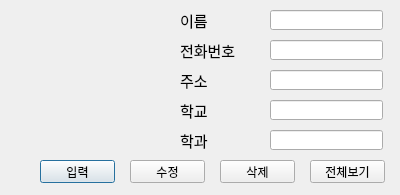
<?xml version="1.0" encoding="UTF-8"?>
<ui version="4.0">
 <class>Dialog</class>
 <widget class="QDialog" name="Dialog">
  <property name="geometry">
   <rect>
    <x>0</x>
    <y>0</y>
    <width>400</width>
    <height>195</height>
   </rect>
  </property>
  <property name="windowTitle">
   <string>Dialog</string>
  </property>
  <widget class="QLineEdit" name="lineEdit">
   <property name="geometry">
    <rect>
     <x>270</x>
     <y>10</y>
     <width>113</width>
     <height>20</height>
    </rect>
   </property>
  </widget>
  <widget class="QLineEdit" name="lineEdit_2">
   <property name="geometry">
    <rect>
     <x>270</x>
     <y>40</y>
     <width>113</width>
     <height>20</height>
    </rect>
   </property>
  </widget>
  <widget class="QLineEdit" name="lineEdit_3">
   <property name="geometry">
    <rect>
     <x>270</x>
     <y>70</y>
     <width>113</width>
     <height>20</height>
    </rect>
   </property>
  </widget>
  <widget class="QLineEdit" name="lineEdit_4">
   <property name="geometry">
    <rect>
     <x>270</x>
     <y>100</y>
     <width>113</width>
     <height>20</height>
    </rect>
   </property>
  </widget>
  <widget class="QLineEdit" name="lineEdit_5">
   <property name="geometry">
    <rect>
     <x>270</x>
     <y>130</y>
     <width>113</width>
     <height>20</height>
    </rect>
   </property>
  </widget>
  <widget class="QLabel" name="label">
   <property name="geometry">
    <rect>
     <x>180</x>
     <y>10</y>
     <width>81</width>
     <height>21</height>
    </rect>
   </property>
   <property name="font">
    <font>
     <family>맑은 고딕</family>
     <pointsize>11</pointsize>
    </font>
   </property>
   <property name="text">
    <string>이름</string>
   </property>
  </widget>
  <widget class="QLabel" name="label_2">
   <property name="geometry">
    <rect>
     <x>180</x>
     <y>40</y>
     <width>81</width>
     <height>21</height>
    </rect>
   </property>
   <property name="font">
    <font>
     <family>맑은 고딕</family>
     <pointsize>11</pointsize>
    </font>
   </property>
   <property name="text">
    <string>전화번호</string>
   </property>
  </widget>
  <widget class="QLabel" name="label_3">
   <property name="geometry">
    <rect>
     <x>180</x>
     <y>70</y>
     <width>81</width>
     <height>21</height>
    </rect>
   </property>
   <property name="font">
    <font>
     <family>맑은 고딕</family>
     <pointsize>11</pointsize>
    </font>
   </property>
   <property name="text">
    <string>주소</string>
   </property>
  </widget>
  <widget class="QLabel" name="label_4">
   <property name="geometry">
    <rect>
     <x>180</x>
     <y>100</y>
     <width>81</width>
     <height>21</height>
    </rect>
   </property>
   <property name="font">
    <font>
     <family>맑은 고딕</family>
     <pointsize>11</pointsize>
    </font>
   </property>
   <property name="text">
    <string>학교</string>
   </property>
  </widget>
  <widget class="QLabel" name="label_5">
   <property name="geometry">
    <rect>
     <x>180</x>
     <y>130</y>
     <width>81</width>
     <height>21</height>
    </rect>
   </property>
   <property name="font">
    <font>
     <family>맑은 고딕</family>
     <pointsize>11</pointsize>
    </font>
   </property>
   <property name="text">
    <string>학과</string>
   </property>
  </widget>
  <widget class="QPushButton" name="pushButton_1">
   <property name="geometry">
    <rect>
     <x>40</x>
     <y>160</y>
     <width>75</width>
     <height>23</height>
    </rect>
   </property>
   <property name="text">
    <string>입력</string>
   </property>
  </widget>
  <widget class="QPushButton" name="pushButton_2">
   <property name="geometry">
    <rect>
     <x>130</x>
     <y>160</y>
     <width>75</width>
     <height>23</height>
    </rect>
   </property>
   <property name="text">
    <string>수정</string>
   </property>
  </widget>
  <widget class="QPushButton" name="pushButton_3">
   <property name="geometry">
    <rect>
     <x>220</x>
     <y>160</y>
     <width>75</width>
     <height>23</height>
    </rect>
   </property>
   <property name="text">
    <string>삭제</string>
   </property>
  </widget>
  <widget class="QPushButton" name="pushButton_4">
   <property name="geometry">
    <rect>
     <x>310</x>
     <y>160</y>
     <width>75</width>
     <height>23</height>
    </rect>
   </property>
   <property name="text">
    <string>전체보기</string>
   </property>
  </widget>
  <widget class="QLabel" name="label_6">
   <property name="geometry">
    <rect>
     <x>20</x>
     <y>10</y>
     <width>101</width>
     <height>81</height>
    </rect>
   </property>
   <property name="sizePolicy">
    <sizepolicy hsizetype="Fixed" vsizetype="Fixed">
     <horstretch>0</horstretch>
     <verstretch>0</verstretch>
    </sizepolicy>
   </property>
   <property name="text">
    <string/>
   </property>
   <property name="pixmap">
    <pixmap>D:/Photos/img_up.PNG</pixmap>
   </property>
  </widget>
 </widget>
 <resources/>
 <connections/>
</ui>
